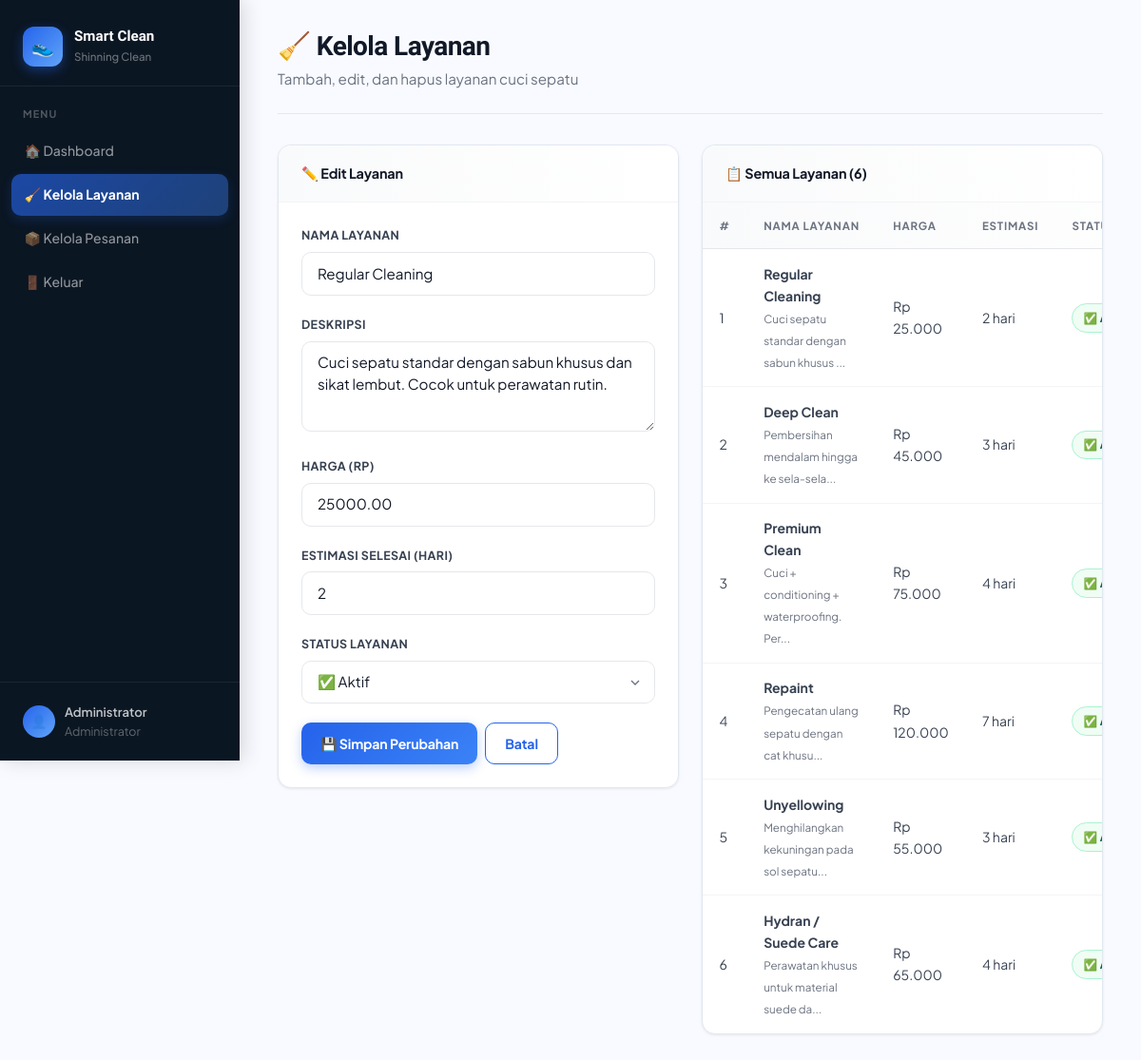
Page /admin/services.php?edit=1 (signed in) on the committed database.
### tables this page shows
CREATE TABLE services (
    id INT AUTO_INCREMENT PRIMARY KEY,
    name VARCHAR(100) NOT NULL,
    description TEXT,
    price DECIMAL(10,2) NOT NULL,
    duration_days INT DEFAULT 3,
    is_active TINYINT(1) DEFAULT 1,
    created_at TIMESTAMP DEFAULT CURRENT_TIMESTAMP
);

### admin/services.php (the view, shortened to what this page needs)
<?php
require_once '../config/database.php';
$edit_data = null;
if (isset($_GET['edit'])) {
    $s = $conn->prepare("SELECT * FROM services WHERE id = ?");
    $s->bind_param("i", $_GET['edit']);
    $s->execute();
    $edit_data = $s->get_result()->fetch_assoc();
}
$services = $conn->query("SELECT * FROM services ORDER BY created_at DESC");
?>
<!DOCTYPE html>
<html lang="id">
<head>
<link rel="stylesheet" href="/smartclean/assets/css/style.css">
</head>
<body>
<div class="admin-layout">
    <aside class="sidebar">
        <div class="sidebar-brand">
            <div class="brand-icon">👟</div>
            <div>
                <h2>Smart Clean</h2>
                <p>Shinning Clean</p>
            </div>
        </div>
        <p class="sidebar-section-label">Menu</p>
        <ul class="sidebar-menu">
            <li><a href="dashboard.php">🏠 Dashboard</a></li>
            <li><a href="services.php" class="active">🧹 Kelola Layanan</a></li>
            <li><a href="orders.php">📦 Kelola Pesanan</a></li>
            <li><a href="/smartclean/proses/logout.php">🚪 Keluar</a></li>
        </ul>
        <div class="sidebar-user">
            <div class="sidebar-avatar">👤</div>
            <div>
                <strong><?= htmlspecialchars($_SESSION['user_name']) ?></strong>
                Administrator
            </div>
        </div>
    </aside>
    <main class="admin-content">
        <div class="page-header">
            <h1>🧹 Kelola Layanan</h1>
            <p>Tambah, edit, dan hapus layanan cuci sepatu</p>
        </div>
        <div style="display:grid;grid-template-columns:repeat(auto-fit, minmax(320px, 1fr));gap:1.5rem;align-items:start">
            <div class="card">
                <div class="card-header">
                    <?= $edit_data ? '✏️ Edit Layanan' : '➕ Tambah Layanan' ?>
                </div>
                <div class="card-body">
                    <form method="POST" action="/smartclean/proses/servis_proses.php">
                        <div class="form-group">
                            <label class="form-label">Nama Layanan</label>
                            <input type="text" name="name" class="form-control"
                                   value="<?= htmlspecialchars($edit_data['name'] ?? '') ?>"
                                   placeholder="Contoh: Deep Clean" required>
                        </div>
                        <div class="form-group">
                            <label class="form-label">Deskripsi</label>
                            <textarea name="description" class="form-control"
                                      placeholder="Deskripsi layanan..."><?= htmlspecialchars($edit_data['description'] ?? '') ?></textarea>
                        </div>
                        <div class="form-group">
                            <label class="form-label">Harga (Rp)</label>
                            <input type="number" name="price" class="form-control"
                                   value="<?= $edit_data['price'] ?? '' ?>"
                                   min="1000" placeholder="Contoh: 45000" required>
                        </div>
                        <div class="form-group">
                            <label class="form-label">Estimasi Selesai (hari)</label>
                            <input type="number" name="duration_days" class="form-control"
                                   value="<?= $edit_data['duration_days'] ?? 3 ?>"
                                   min="1" max="30" required>
                        </div>
                        <?php if ($edit_data): ?>
                        <div class="form-group">
                            <label class="form-label">Status Layanan</label>
                            <select name="is_active" class="form-control">
                                <option value="1" <?= ($edit_data['is_active'] ?? 1) ? 'selected' : '' ?>>✅ Aktif</option>
                            </select>
                        </div>
                        <?php endif; ?>
                        <div class="d-flex gap-1">
                            <button type="submit" class="btn btn-primary">
                                <?= $edit_data ? '💾 Simpan Perubahan' : '➕ Tambah Layanan' ?>
                            </button>
                            <?php if ($edit_data): ?>
                            <a href="services.php" class="btn btn-outline">Batal</a>
                            <?php endif; ?>
                        </div>
                    </form>
                </div>
            </div>
            <div class="card">
                <div class="card-header">📋 Semua Layanan (<?= $services->num_rows ?>)</div>
                <div class="table-wrapper">
                    <?php if ($services->num_rows > 0): ?>
                    <table>
                        <thead>
                            <tr>
                                <th>#</th>
                                <th>Nama Layanan</th>
                                <th>Harga</th>
                                <th>Estimasi</th>
                                <th>Status</th>
                            </tr>
                        </thead>
                        <tbody>
                        <?php $n = 1; while ($s = $services->fetch_assoc()): ?>
                            <tr>
                                <td><?= $n++ ?></td>
                                <td>
                                    <strong><?= htmlspecialchars($s['name']) ?></strong>
                                    <?php if ($s['description']): ?>
                                    <br><small style="color:#6b7280"><?= htmlspecialchars(mb_substr($s['description'], 0, 40)) ?>...</small>
                                    <?php endif; ?>
                                </td>
                                <td>Rp <?= number_format($s['price'], 0, ',', '.') ?></td>
                                <td><?= $s['duration_days'] ?> hari</td>
                                <td>
                                    <?php if ($s['is_active']): ?>
                                    <span class="badge badge-success">✅ Aktif</span>
                                    <?php else: ?>
                                    <span class="badge badge-danger">❌ Nonaktif</span>
                                    <?php endif; ?>
                                </td>
                            </tr>
                        <?php endwhile; ?>
                        </tbody>
                    </table>
                    <?php endif; ?>
                </div>
            </div>
        </div>
    </main>
</div>
</body>
</html>

### rows in the picture
services: name "Regular Cleaning", description "Cuci sepatu standar dengan sabun khusus dan sikat lembut. Cocok untuk perawatan rutin.", price "25000.00", duration_days "2", is_active "✅ Aktif", description "Cuci sepatu standar dengan sabun khusus", price "25.000"
services: name "Deep Clean", description "Pembersihan mendalam hingga ke sela-sela", price "45.000", duration_days "3"
services: name "Premium Clean", description "Cuci + conditioning + waterproofing. Per", price "75.000", duration_days "4"
services: name "Repaint", description "Pengecatan ulang sepatu dengan cat khusu", price "120.000", duration_days "7"
services: name "Unyellowing", description "Menghilangkan kekuningan pada sol sepatu", price "55.000", duration_days "3"
services: name "Hydran / Suede Care", description "Perawatan khusus untuk material suede da", price "65.000", duration_days "4"

### other values in the picture
$_SESSION['user_name'] "Administrator"
$services->num_rows "6"
